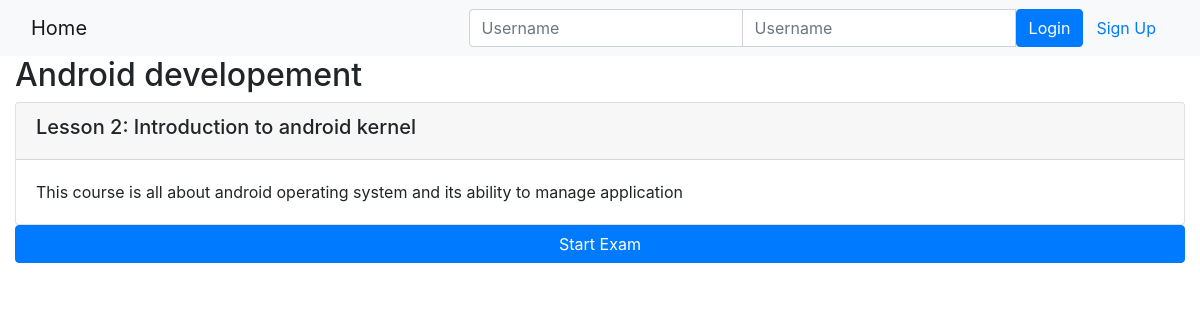
/onlinecourse/4/, run on an earlier commit of the app's database.
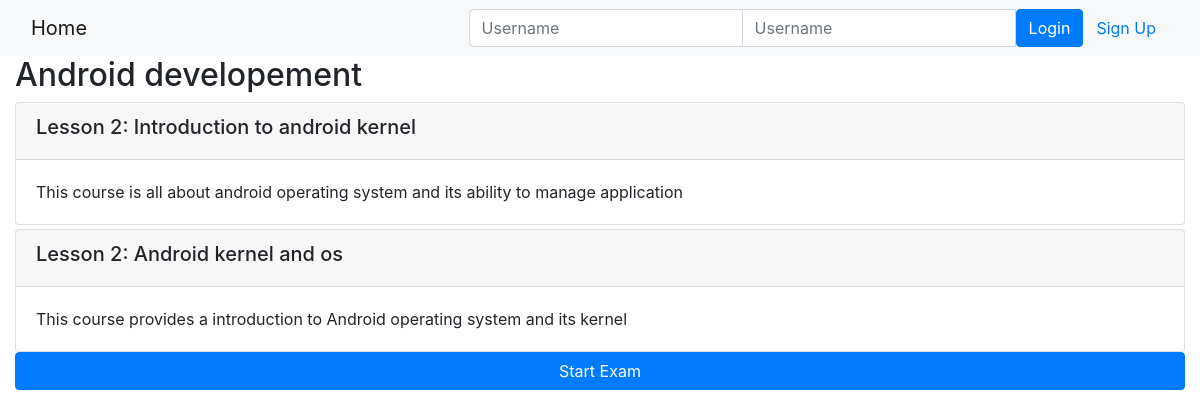
And on a later commit of the database.
### onlinecourse/models.py (models this page shows, shortened)
class Course(models.Model):
    name = models.CharField(null=False, max_length=30, default='online course')
    image = models.ImageField(upload_to='course_images/')
    description = models.CharField(max_length=1000)
    pub_date = models.DateField(null=True)
    instructors = models.ManyToManyField(Instructor)
    users = models.ManyToManyField(
        settings.AUTH_USER_MODEL,
        through='Enrollment'
    )
    total_enrollment = models.IntegerField(default=0)
    is_enrolled = False

class Lesson(models.Model):
    title = models.CharField(max_length=200, default="title")
    order = models.IntegerField(default=0)
    course = models.ForeignKey(Course, on_delete=models.CASCADE)
    content = models.TextField()

### onlinecourse/views.py (the view)
# urls.py: path('<int:pk>/', views.CourseDetailView.as_view(), name='course_details'),
class CourseDetailView(generic.DetailView):
    model = Course
    template_name = 'onlinecourse/course_detail_bootstrap.html'

### onlinecourse/templates/onlinecourse/course_detail_bootstrap.html (shortened to what this page needs)
<!DOCTYPE html>
<html lang="en">
<head>
     {% load static %}
    <link rel="stylesheet" href="https://maxcdn.bootstrapcdn.com/bootstrap/4.5.2/css/bootstrap.min.css">
</head>
<body>
    <nav class="navbar navbar-light bg-light">
        <div class="container-fluid">
            <div class="navbar-header">
                  <a class="navbar-brand" href="{% url 'onlinecourse:index' %}">Home</a>
            </div>
            <ul class="nav navbar-nav navbar-right">
                {% if user.is_authenticated %}
                <li>
                    <a class="btn btn-link" href="#">{{ user.first_name }}({{ user.username }})</a>
                    <a class="btn btn-link" href="{% url 'onlinecourse:logout' %}">Logout</a>
                </li>
                {% else %}
                <li>
                    <form class="form-inline" action="{% url 'onlinecourse:login' %}" method="post">
                        <div class="input-group">
                            <input type="text" class="form-control" placeholder="Username" name="username" >
                            <input type="password" class="form-control" placeholder="Username" name="psw" >
                            <button class="btn btn-primary" type="submit">Login</button>
                            <a class="btn btn-link" href="{% url 'onlinecourse:registration' %}">Sign Up</a>
                        </div>
                    </form>
                </li>
                {% endif %}
            </ul>
        </div>
    </nav>
    <div class="container-fluid">
            <h2>{{ course.name }}</h2>
            <div class="card-columns-vertical">
                {% for lesson in course.lesson_set.all %}
                    <div class="card mt-1">
                        <div class="card-header"><h5>Lesson {{lesson.order|add:1}}: {{lesson.title}}</h5></div>
                        <div class="card-body">{{lesson.content}}</div>
                    </div>
                {% endfor %}
            </div>
             <button class="btn btn-primary btn-block" data-toggle="collapse" data-target="#exam">Start Exam</button>
    </div>
</body>
</html>

What changed in the data, as far as the page shows it:
added Lesson: order|add "2", title "Android kernel and os", content "This course provides a introduction to Android operating system and its kernel"
